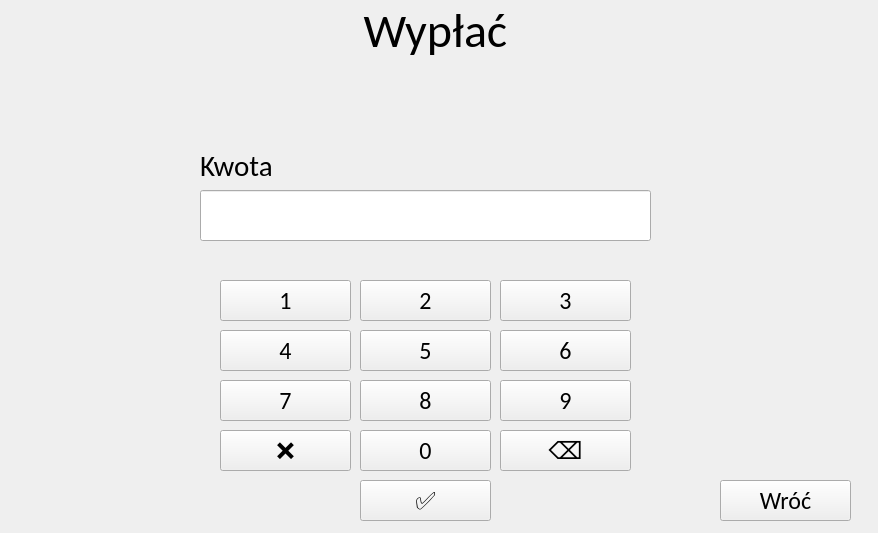
<?xml version="1.0" encoding="UTF-8"?>
<ui version="4.0">
 <class>WithdrawBankomatWindow</class>
 <widget class="QWidget" name="WithdrawBankomatWindow">
  <property name="geometry">
   <rect>
    <x>0</x>
    <y>0</y>
    <width>878</width>
    <height>533</height>
   </rect>
  </property>
  <property name="minimumSize">
   <size>
    <width>878</width>
    <height>533</height>
   </size>
  </property>
  <property name="maximumSize">
   <size>
    <width>878</width>
    <height>533</height>
   </size>
  </property>
  <property name="windowTitle">
   <string>Wypłata gotówki</string>
  </property>
  <widget class="QLabel" name="AmountLabel">
   <property name="geometry">
    <rect>
     <x>200</x>
     <y>140</y>
     <width>451</width>
     <height>51</height>
    </rect>
   </property>
   <property name="font">
    <font>
     <family>Calibri</family>
     <pointsize>22</pointsize>
    </font>
   </property>
   <property name="text">
    <string>Kwota</string>
   </property>
  </widget>
  <widget class="QPushButton" name="ThreeButon">
   <property name="geometry">
    <rect>
     <x>500</x>
     <y>280</y>
     <width>131</width>
     <height>41</height>
    </rect>
   </property>
   <property name="font">
    <font>
     <family>Calibri</family>
     <pointsize>18</pointsize>
    </font>
   </property>
   <property name="text">
    <string>3</string>
   </property>
  </widget>
  <widget class="QPushButton" name="TwoButton">
   <property name="geometry">
    <rect>
     <x>360</x>
     <y>280</y>
     <width>131</width>
     <height>41</height>
    </rect>
   </property>
   <property name="font">
    <font>
     <family>Calibri</family>
     <pointsize>18</pointsize>
    </font>
   </property>
   <property name="text">
    <string>2</string>
   </property>
  </widget>
  <widget class="QPushButton" name="FourButton">
   <property name="geometry">
    <rect>
     <x>220</x>
     <y>330</y>
     <width>131</width>
     <height>41</height>
    </rect>
   </property>
   <property name="font">
    <font>
     <family>Calibri</family>
     <pointsize>18</pointsize>
    </font>
   </property>
   <property name="text">
    <string>4</string>
   </property>
  </widget>
  <widget class="QLineEdit" name="WithdrawEdit">
   <property name="geometry">
    <rect>
     <x>200</x>
     <y>190</y>
     <width>451</width>
     <height>51</height>
    </rect>
   </property>
   <property name="font">
    <font>
     <family>Calibri</family>
     <pointsize>24</pointsize>
    </font>
   </property>
   <property name="readOnly">
    <bool>true</bool>
   </property>
  </widget>
  <widget class="QLabel" name="WithdrawLabel">
   <property name="geometry">
    <rect>
     <x>0</x>
     <y>0</y>
     <width>871</width>
     <height>61</height>
    </rect>
   </property>
   <property name="font">
    <font>
     <family>Calibri</family>
     <pointsize>36</pointsize>
    </font>
   </property>
   <property name="text">
    <string>Wypłać</string>
   </property>
   <property name="alignment">
    <set>Qt::AlignmentFlag::AlignCenter</set>
   </property>
  </widget>
  <widget class="QPushButton" name="SevenButton">
   <property name="geometry">
    <rect>
     <x>220</x>
     <y>380</y>
     <width>131</width>
     <height>41</height>
    </rect>
   </property>
   <property name="font">
    <font>
     <family>Calibri</family>
     <pointsize>18</pointsize>
    </font>
   </property>
   <property name="text">
    <string>7</string>
   </property>
  </widget>
  <widget class="QPushButton" name="DeleteButton">
   <property name="geometry">
    <rect>
     <x>500</x>
     <y>430</y>
     <width>131</width>
     <height>41</height>
    </rect>
   </property>
   <property name="font">
    <font>
     <family>Calibri</family>
     <pointsize>18</pointsize>
    </font>
   </property>
   <property name="text">
    <string>⌫</string>
   </property>
  </widget>
  <widget class="QPushButton" name="FiveButton">
   <property name="geometry">
    <rect>
     <x>360</x>
     <y>330</y>
     <width>131</width>
     <height>41</height>
    </rect>
   </property>
   <property name="font">
    <font>
     <family>Calibri</family>
     <pointsize>18</pointsize>
    </font>
   </property>
   <property name="text">
    <string>5</string>
   </property>
  </widget>
  <widget class="QPushButton" name="NineButton">
   <property name="geometry">
    <rect>
     <x>500</x>
     <y>380</y>
     <width>131</width>
     <height>41</height>
    </rect>
   </property>
   <property name="font">
    <font>
     <family>Calibri</family>
     <pointsize>18</pointsize>
    </font>
   </property>
   <property name="text">
    <string>9</string>
   </property>
  </widget>
  <widget class="QPushButton" name="SixButton">
   <property name="geometry">
    <rect>
     <x>500</x>
     <y>330</y>
     <width>131</width>
     <height>41</height>
    </rect>
   </property>
   <property name="font">
    <font>
     <family>Calibri</family>
     <pointsize>18</pointsize>
    </font>
   </property>
   <property name="text">
    <string>6</string>
   </property>
  </widget>
  <widget class="QPushButton" name="EightButton">
   <property name="geometry">
    <rect>
     <x>360</x>
     <y>380</y>
     <width>131</width>
     <height>41</height>
    </rect>
   </property>
   <property name="font">
    <font>
     <family>Calibri</family>
     <pointsize>18</pointsize>
    </font>
   </property>
   <property name="text">
    <string>8</string>
   </property>
  </widget>
  <widget class="QPushButton" name="ClearButton">
   <property name="geometry">
    <rect>
     <x>220</x>
     <y>430</y>
     <width>131</width>
     <height>41</height>
    </rect>
   </property>
   <property name="font">
    <font>
     <family>Calibri</family>
     <pointsize>18</pointsize>
    </font>
   </property>
   <property name="text">
    <string>❌</string>
   </property>
  </widget>
  <widget class="QPushButton" name="OkButton">
   <property name="geometry">
    <rect>
     <x>360</x>
     <y>480</y>
     <width>131</width>
     <height>41</height>
    </rect>
   </property>
   <property name="font">
    <font>
     <family>Calibri</family>
     <pointsize>18</pointsize>
    </font>
   </property>
   <property name="text">
    <string>✅</string>
   </property>
  </widget>
  <widget class="QPushButton" name="OneButton">
   <property name="geometry">
    <rect>
     <x>220</x>
     <y>280</y>
     <width>131</width>
     <height>41</height>
    </rect>
   </property>
   <property name="font">
    <font>
     <family>Calibri</family>
     <pointsize>18</pointsize>
    </font>
   </property>
   <property name="text">
    <string>1</string>
   </property>
  </widget>
  <widget class="QPushButton" name="ZeroButton">
   <property name="geometry">
    <rect>
     <x>360</x>
     <y>430</y>
     <width>131</width>
     <height>41</height>
    </rect>
   </property>
   <property name="font">
    <font>
     <family>Calibri</family>
     <pointsize>18</pointsize>
    </font>
   </property>
   <property name="text">
    <string>0</string>
   </property>
  </widget>
  <widget class="QPushButton" name="BackButton">
   <property name="geometry">
    <rect>
     <x>720</x>
     <y>480</y>
     <width>131</width>
     <height>41</height>
    </rect>
   </property>
   <property name="font">
    <font>
     <family>Calibri</family>
     <pointsize>18</pointsize>
    </font>
   </property>
   <property name="text">
    <string>Wróć</string>
   </property>
  </widget>
 </widget>
 <resources/>
 <connections/>
</ui>
